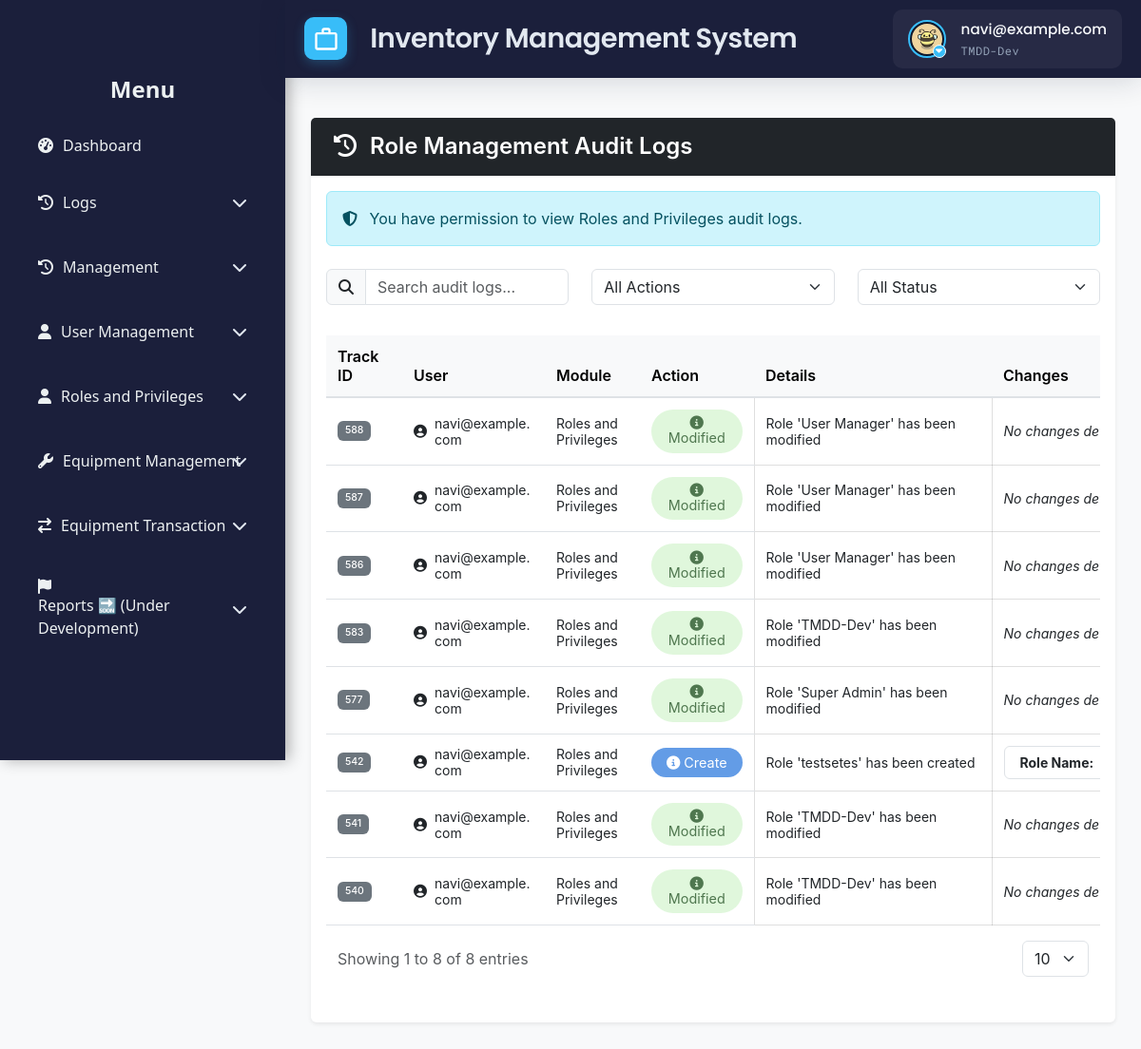
Page /src/view/php/modules/audit_manager/rm_audit_log.php (signed in) on the committed database.
### tables this page shows
CREATE TABLE `users` (
  `id` int NOT NULL,
  `username` varchar(50) NOT NULL,
  `email` varchar(100) NOT NULL,
  `password` varchar(255) NOT NULL,
  `first_name` varchar(100) DEFAULT NULL,
  `last_name` varchar(100) DEFAULT NULL,
  `date_created` timestamp NULL DEFAULT CURRENT_TIMESTAMP,
  `status` enum('Offline','Online') NOT NULL,
  `is_disabled` tinyint(1) NOT NULL DEFAULT '0',
  `profile_pic_path` varchar(2048) DEFAULT NULL
);

CREATE TABLE `audit_log` (
  `TrackID` int NOT NULL,
  `UserID` int NOT NULL,
  `EntityID` int DEFAULT NULL,
  `Action` varchar(255) NOT NULL,
  `Details` text,
  `OldVal` text,
  `NewVal` text,
  `Module` varchar(255) NOT NULL,
  `Status` varchar(50) DEFAULT NULL,
  `Date_Time` datetime NOT NULL
);

### src/view/php/modules/audit_manager/rm_audit_log.php (the view, shortened to what this page needs)
<?php
require '../../../../../config/ims-tmdd.php';
include '../../general/header.php';
$query = "SELECT audit_log.*, users.Email AS email
          FROM audit_log
          LEFT JOIN users ON audit_log.UserID = users.id
          WHERE audit_log.Module = 'Roles and Privileges'
          ORDER BY audit_log.TrackID DESC";
$stmt = $pdo->prepare($query);
$stmt->execute();
$auditLogs = $stmt->fetchAll(PDO::FETCH_ASSOC);
function formatNewValue($jsonStr)
{
    $data = json_decode($jsonStr, true);
    $html = '<ul class="list-group">';
    if (isset($data['role_name'])) {
        $html .= '<li class="list-group-item d-flex justify-content-between align-items-center">
                    <strong>Role Name:</strong>
                    <span>' . htmlspecialchars($data['role_name']) . '</span>
                 </li>';
    }
    $html .= '</ul>';
    return $html;
}
function formatAuditDiff($oldJson, $newJson, $status = null)
{
    $oldData = json_decode($oldJson, true);
    $newData = json_decode($newJson, true);
    $descriptions = [];
    if (empty($descriptions)) {
        return '<em>No changes detected.</em>';
    }
    $html = '<ul class="list-unstyled mb-0">';
    $html .= "</ul>";
    return $html;
}
function getActionIcon($action)
{
    $action = strtolower($action);
    $icons = [
        'modified' => '<i class="fas fa-edit"></i>',
        'create'   => '<i class="fas fa-plus-circle"></i>',
        'remove'   => '<i class="fas fa-trash-alt"></i>',
        'delete'   => '<i class="fas fa-trash"></i>',
        'restored' => '<i class="fas fa-undo"></i>'
    ];
    return $icons[$action] ?? '<i class="fas fa-info-circle"></i>';
}
function processStatusMessage($defaultMessage, $log, $changeCallback)
{
    $isFailed = (strtolower($log['Status'] ?? '') === 'failed');
    return [$defaultMessage, $changeCallback()];
}
function formatDetailsAndChanges($log)
{
    $action = strtolower($log['Action'] ?? '');
    $oldData = ($log['OldVal'] !== null) ? json_decode($log['OldVal'], true) : [];
    $newData = ($log['NewVal'] !== null) ? json_decode($log['NewVal'], true) : [];
    $roleName = '';
    if (isset($newData['role_name'])) {
        $roleName = $newData['role_name'];
    } elseif (isset($oldData['role_name'])) {
        $roleName = $oldData['role_name'];
    }
    $details = '';
    $changes = '';
    switch ($action) {
        case 'create':
            $defaultMessage = htmlspecialchars("Role '$roleName' has been created");
            list($details, $changes) = processStatusMessage($defaultMessage, $log, function () use ($log) {
                return formatNewValue($log['NewVal']);
            });
            break;
        case 'modified':
            $defaultMessage = htmlspecialchars("Role '$roleName' has been modified");
            list($details, $changes) = processStatusMessage($defaultMessage, $log, function () use ($log) {
                return formatAuditDiff($log['OldVal'], $log['NewVal'], $log['Status']);
            });
            break;
    }
    return [$details, $changes];
}
function getNormalizedAction($log)
{
    $action = strtolower($log['Action'] ?? '');
    $actionMap = [
        'create' => 'create',
        'modified' => 'modified',
        'remove' => 'remove',
        'restore' => 'restored',
        'restored' => 'restored',
        'delete' => 'delete'
    ];
    return $actionMap[$action] ?? $action;
}
?>
<!DOCTYPE html>
<html lang="en">
<head>
    <link rel="preload" href="<?php echo BASE_URL; ?>src/view/styles/css/audit_log.css" as="style"
          onload="this.onload=null;this.rel='stylesheet'">
</head>
<body>
<?php include '../../general/sidebar.php'; ?>
<div class="main-content">
    <div class="container-fluid">
        <div class="card">
            <div class="card-header d-flex justify-content-between align-items-center bg-dark">
                <h3 class="text-white">
                    <i class="fas fa-history me-2"></i>
                    Role Management Audit Logs
                </h3>
            </div>
            <div class="card-body">
                <div class="alert alert-info mb-4">
                    <i class="fas fa-shield-alt me-2"></i>
                    You have permission to view Roles and Privileges audit logs.
                </div>
                <div class="row mb-4">
                    <div class="col-md-4 mb-2">
                        <div class="input-group">
                            <span class="input-group-text"><i class="fas fa-search"></i></span>
                            <input type="text" id="searchInput" class="form-control" placeholder="Search audit logs...">
                        </div>
                    </div>
                    <div class="col-md-4 mb-2">
                        <select id="filterAction" class="form-select">
                            <option value="">All Actions</option>
                        </select>
                    </div>
                    <div class="col-md-4 mb-2">
                        <select id="filterStatus" class="form-select">
                            <option value="">All Status</option>
                        </select>
                    </div>
                </div>
                <div class="table-responsive" id="table">
                    <table class="table table-hover">
                        <colgroup>
                            <col class="track">
                            <col class="user">
                            <col class="module">
                            <col class="action">
                            <col class="details">
                            <col class="changes">
                            <col class="status">
                            <col class="date">
                        </colgroup>
                        <thead class="table-light">
                        <tr>
                            <th>Track ID</th>
                            <th>User</th>
                            <th>Module</th>
                            <th>Action</th>
                            <th>Details</th>
                            <th>Changes</th>
                        </tr>
                        </thead>
                        <tbody id="auditTable">
                        <?php if (!empty($auditLogs)): ?>
                            <?php foreach ($auditLogs as $log):
                                $normalizedAction = getNormalizedAction($log);
                                list($detailsHTML, $changesHTML) = formatDetailsAndChanges($log);
                                ?>
                                <tr>
                                    <td data-label="Track ID">
                                        <span class="badge bg-secondary">
                                            <?php echo htmlspecialchars($log['TrackID']); ?>
                                        </span>
                                    </td>
                                    <td data-label="User">
                                        <div class="d-flex align-items-center">
                                            <i class="fas fa-user-circle me-2"></i>
                                            <?php echo htmlspecialchars($log['email'] ?? 'N/A'); ?>
                                        </div>
                                    </td>
                                    <td data-label="Module">
                                        <?php echo !empty($log['Module']) ? htmlspecialchars(trim($log['Module'])) : '<em class="text-muted">N/A</em>'; ?>
                                    </td>
                                    <td data-label="Action">
                                        <?php
                                        $actionText = ucfirst($normalizedAction);
                                        echo "<span class='action-badge action-" . strtolower($actionText) . "'>";
                                        echo getActionIcon($actionText) . ' ' . htmlspecialchars($actionText);
                                        echo "</span>";
                                        ?>
                                    </td>
                                    <td data-label="Details" class="data-container">
                                        <?php echo $detailsHTML; ?>
                                    </td>
                                    <td data-label="Changes" class="data-container">
                                        <?php echo $changesHTML; ?>
                                    </td>
                                </tr>
                            <?php endforeach; ?>
                        <?php endif; ?>
                        </tbody>
                    </table>
                    <div class="container-fluid">
                        <div class="row align-items-center g-3">
                            <div class="col-12 col-sm-auto">
                                <div class="text-muted">
                                    Showing <span id="currentPage">1</span> to <span id="rowsPerPage">20</span> of <span id="totalRows">100</span> entries
                                </div>
                            </div>
                            <div class="col-12 col-sm-auto ms-sm-auto">
                                <div class="d-flex align-items-center gap-2">
                                    <select id="rowsPerPageSelect" class="form-select" style="width: auto;">
                                        <option value="10" selected>10</option>
                                    </select>
                                </div>
                            </div>
                        </div>
                        <div class="row mt-3">
                            <div class="col-12">
                            </div>
                        </div>
                    </div>
                </div>
            </div>
        </div>
    </div>
</div>
</body>
</html>

### src/view/php/general/header.php (shortened to what this page needs)
<?php
$user_id = $_SESSION['user_id'] ?? null;
if ($user_id !== null) {
    $stmt = $pdo->prepare("SELECT profile_pic_path FROM users WHERE id = ?");
    $stmt->execute([$user_id]);
    $user = $stmt->fetch(PDO::FETCH_ASSOC);
} else {
    die("User not logged in.");
}
$role = isset($_SESSION["role"]) ? $_SESSION["role"] : "";
$email = $_SESSION['email'];
?>
<!DOCTYPE html>
<html lang="en">
<head>
    <link href="https://cdn.jsdelivr.net/npm/bootstrap@5.2.3/dist/css/bootstrap.min.css" rel="stylesheet">
    <link href="https://cdn.jsdelivr.net/npm/bootstrap-icons@1.10.3/font/bootstrap-icons.css" rel="stylesheet">
    <link rel="stylesheet"
          href="https://cdn.jsdelivr.net/npm/bootstrap@5.3.0/dist/css/bootstrap.min.css">
    <link rel="stylesheet"
          href="https://cdnjs.cloudflare.com/ajax/libs/font-awesome/6.4.0/css/all.min.css">
    <link rel="stylesheet" href="<?php echo BASE_URL; ?>src/view/styles/css/toast.css">
    <link rel="stylesheet" href="<?php echo BASE_URL; ?>src/view/styles/css/header_footer.css">
</head>
<body>
<header class="header">
      <div class="logo-container">
        <div class="logo-icon">
            <svg viewBox="0 0 24 24">
                <path d="M20 6h-4V4c0-1.1-.9-2-2-2h-4c-1.1 0-2 .9-2 2v2H4c-1.1 0-2 .9-2 2v12c0 1.1.9 2 2 2h16c1.1 0 2-.9 2-2V8c0-1.1-.9-2-2-2zM10 4h4v2h-4V4zm10 16H4V8h16v12z"/>
            </svg>
        </div>
        <div>
            <div class="logo-text">Inventory Management System</div>
        </div>
    </div>
    <div class="header-widgets">
        <div class="user-profile" onclick="toggleDropdown()">
            <div class="profile-picture-container">
                <img
                    src="<?php echo !empty($user['profile_pic_path'])
                        ? '../../../../../public/' . htmlspecialchars($user['profile_pic_path'])
                        : '../../../../../public/assets/img/default_profile.jpg'; ?>"
                    alt=s"User Profile"
                    class="profile-picture"
                >
                <span class="dropdown-indicator"><i class="fas fa-caret-down"></i></span>
            </div>
            <div class="user-info">
                <div class="user-name"><?php echo $email; ?></div>
                <div class="user-role"><?php echo $role; ?> </div>
            </div>
        </div>
    </div>
</header>
</body>
</html>

### rows in the picture
users: profile_pic_path (picture)
audit_log: TrackID "588", UserID.email "navi@example.com", Module "Roles and Privileges", Action "Modified", detailsHTML "Role 'User Manager' has been modified", shows "No changes…"
audit_log: TrackID "587", UserID.email "navi@example.com", Module "Roles and Privileges", Action "Modified", detailsHTML "Role 'User Manager' has been modified", shows "No changes…"
audit_log: TrackID "586", UserID.email "navi@example.com", Module "Roles and Privileges", Action "Modified", detailsHTML "Role 'User Manager' has been modified", shows "No changes…"
audit_log: TrackID "583", UserID.email "navi@example.com", Module "Roles and Privileges", Action "Modified", detailsHTML "Role 'TMDD-Dev' has been modified", shows "No changes…"
audit_log: TrackID "577", UserID.email "navi@example.com", Module "Roles and Privileges", Action "Modified", detailsHTML "Role 'Super Admin' has been modified", shows "No changes…"
audit_log: TrackID "542", UserID.email "navi@example.com", Module "Roles and Privileges", Action "Create", detailsHTML "Role 'testsetes' has been created"
audit_log: TrackID "541", UserID.email "navi@example.com", Module "Roles and Privileges", Action "Modified", detailsHTML "Role 'TMDD-Dev' has been modified", shows "No changes…"
audit_log: TrackID "540", UserID.email "navi@example.com", Module "Roles and Privileges", Action "Modified", detailsHTML "Role 'TMDD-Dev' has been modified", shows "No changes…"

### other values in the picture
$email "navi@example.com"
$role "TMDD-Dev"
